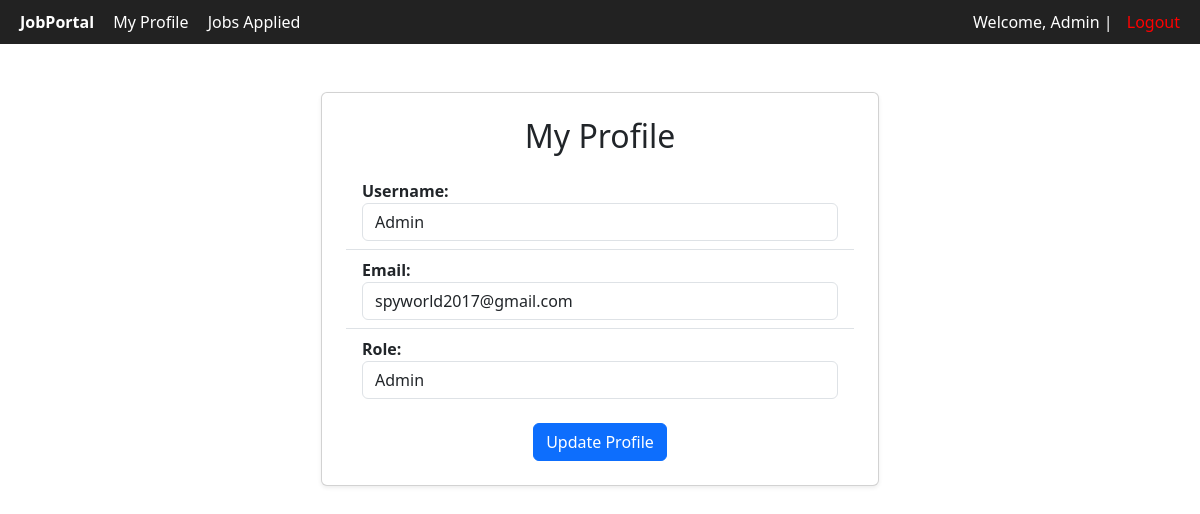
The app's page /profile (signed in) with its own data.
### app.py (models this page shows)
class User(UserMixin, db.Model):
    id = db.Column(db.Integer, primary_key=True)
    username = db.Column(db.String(100), unique=True, nullable=False)
    email = db.Column(db.String(120), unique=True, nullable=False)
    password = db.Column(db.String(200), nullable=False)
    role = db.Column(db.String(20), nullable=False)

### app.py (the view, shortened to what this page needs)
@app.route('/profile', methods=['GET', 'POST'])
@login_required
def profile():
    return render_template('profile.html', user=current_user)

### app.py (called while the page is built)
@login_manager.user_loader
def load_user(user_id):
    return User.query.get(int(user_id))

### templates/profile.html (shortened to what this page needs)
<!DOCTYPE html>
<html lang="en">
<head>
    <link rel="stylesheet" href="https://cdn.jsdelivr.net/npm/bootstrap@5.3.0/dist/css/bootstrap.min.css">
</head>
<body>
    {% include 'navbar.html' %}
    <div class="container mt-5">
        <div class="card p-4 col-12 col-md-8 col-lg-6 mx-auto shadow-sm rounded">
            <h2 class="mb-3 text-center">My Profile</h2>
            <form method="POST" action="{{ url_for('profile') }}">
                <ul class="list-group list-group-flush">
                    <li class="list-group-item">
                        <strong>Username:</strong>
                        <input type="text" class="form-control" name="username" value="{{ user.username }}" required>
                    </li>
                    <li class="list-group-item">
                        <strong>Email:</strong>
                        <input type="email" class="form-control" name="email" value="{{ user.email }}" required readonly>
                    </li>
                    <li class="list-group-item">
                        <strong>Role:</strong>
                        <select class="form-control" name="role">
                            <option value="admin" {% if user.role == 'admin' %}selected{% endif %}>Admin</option>
                        </select>
                    </li>
                </ul>
                <div class="mt-3 text-center">
                    <button type="submit" class="btn btn-primary">Update Profile</button>
                </div>
            </form>
        </div>
    </div>
</body>
</html>

### templates/navbar.html (shortened to what this page needs)
<nav style="display: flex; justify-content: space-between; align-items: center; padding: 10px 20px; background-color: #222; color: white;">
    <div>
        <a href="{{ url_for('home') }}" style="text-decoration:none; color: white; font-weight: bold;">JobPortal</a>
        {% if current_user.is_authenticated %}
            {% if current_user.role == 'employer' %}
                <a href="{{ url_for('my_listings') }}" style="text-decoration:none; color: white; margin-left: 15px;">My Posts</a>
                <a href="{{ url_for('profile') }}" style="text-decoration:none; color: white; margin-left: 15px;">My Profile</a>
            {% elif current_user.role == 'jobseeker' %}
                <a href="{{ url_for('browse_jobs') }}" style="text-decoration:none; color: white; margin-left: 15px;">Browse Jobs</a>
                <a href="{{ url_for('profile') }}" style="text-decoration:none; color: white; margin-left: 15px;">My Profile</a>
            {% else %}
                <a href="{{ url_for('profile') }}" style="text-decoration:none; color: white; margin-left: 15px;">My Profile</a>
                <a href="{{ url_for('jobs_applied') }}" style="text-decoration:none; color: white; margin-left: 15px;">Jobs Applied</a>
            {% endif %}
        {% endif %}
    </div>
    <div>
        {% if current_user.is_authenticated %}
            Welcome, {{ current_user.username }} |
            <a href="{{ url_for('logout') }}" style="text-decoration:none; color: red; margin-left: 10px;">Logout</a>
        {% else %}
            Welcome, Guest |
            <a href="{{ url_for('login') }}" style="text-decoration:none; color: lightgreen; margin-left: 10px;">Login</a>
        {% endif %}
    </div>
</nav>

### records on screen
User: username "Admin", email "spyworld2017@gmail.com", role "Admin"
